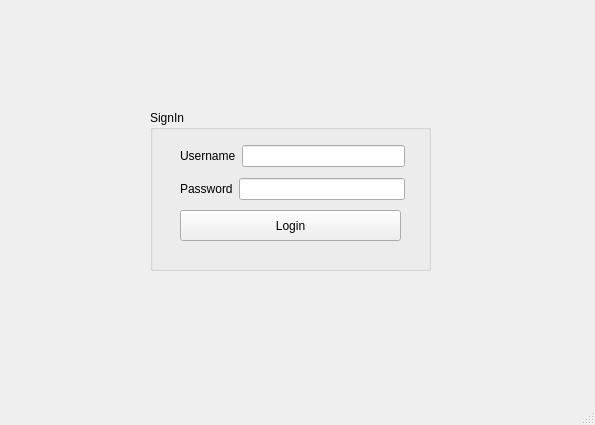
<?xml version="1.0" encoding="UTF-8"?>
<ui version="4.0">
 <class>MainWindow</class>
 <widget class="QMainWindow" name="MainWindow">
  <property name="geometry">
   <rect>
    <x>0</x>
    <y>0</y>
    <width>595</width>
    <height>425</height>
   </rect>
  </property>
  <property name="windowTitle">
   <string>cuNICS v1.0 -- Sign In</string>
  </property>
  <widget class="QWidget" name="centralwidget">
   <widget class="QGroupBox" name="groupBox">
    <property name="geometry">
     <rect>
      <x>150</x>
      <y>110</y>
      <width>281</width>
      <height>161</height>
     </rect>
    </property>
    <property name="title">
     <string>SignIn</string>
    </property>
    <widget class="QPushButton" name="pushButton">
     <property name="geometry">
      <rect>
       <x>30</x>
       <y>100</y>
       <width>221</width>
       <height>31</height>
      </rect>
     </property>
     <property name="text">
      <string>Login</string>
     </property>
    </widget>
    <widget class="QWidget" name="layoutWidget">
     <property name="geometry">
      <rect>
       <x>30</x>
       <y>30</y>
       <width>225</width>
       <height>66</height>
      </rect>
     </property>
     <layout class="QVBoxLayout" name="verticalLayout">
      <item>
       <layout class="QHBoxLayout" name="horizontalLayout">
        <item>
         <widget class="QLabel" name="label">
          <property name="text">
           <string>Username</string>
          </property>
         </widget>
        </item>
        <item>
         <widget class="QLineEdit" name="lineEdit_username"/>
        </item>
       </layout>
      </item>
      <item>
       <layout class="QHBoxLayout" name="horizontalLayout_2">
        <item>
         <widget class="QLabel" name="label_2">
          <property name="text">
           <string>Password</string>
          </property>
         </widget>
        </item>
        <item>
         <widget class="QLineEdit" name="lineEdit_password"/>
        </item>
       </layout>
      </item>
     </layout>
    </widget>
   </widget>
  </widget>
  <widget class="QMenuBar" name="menubar">
   <property name="geometry">
    <rect>
     <x>0</x>
     <y>0</y>
     <width>595</width>
     <height>25</height>
    </rect>
   </property>
  </widget>
  <widget class="QStatusBar" name="statusbar"/>
 </widget>
 <resources/>
 <connections/>
</ui>
